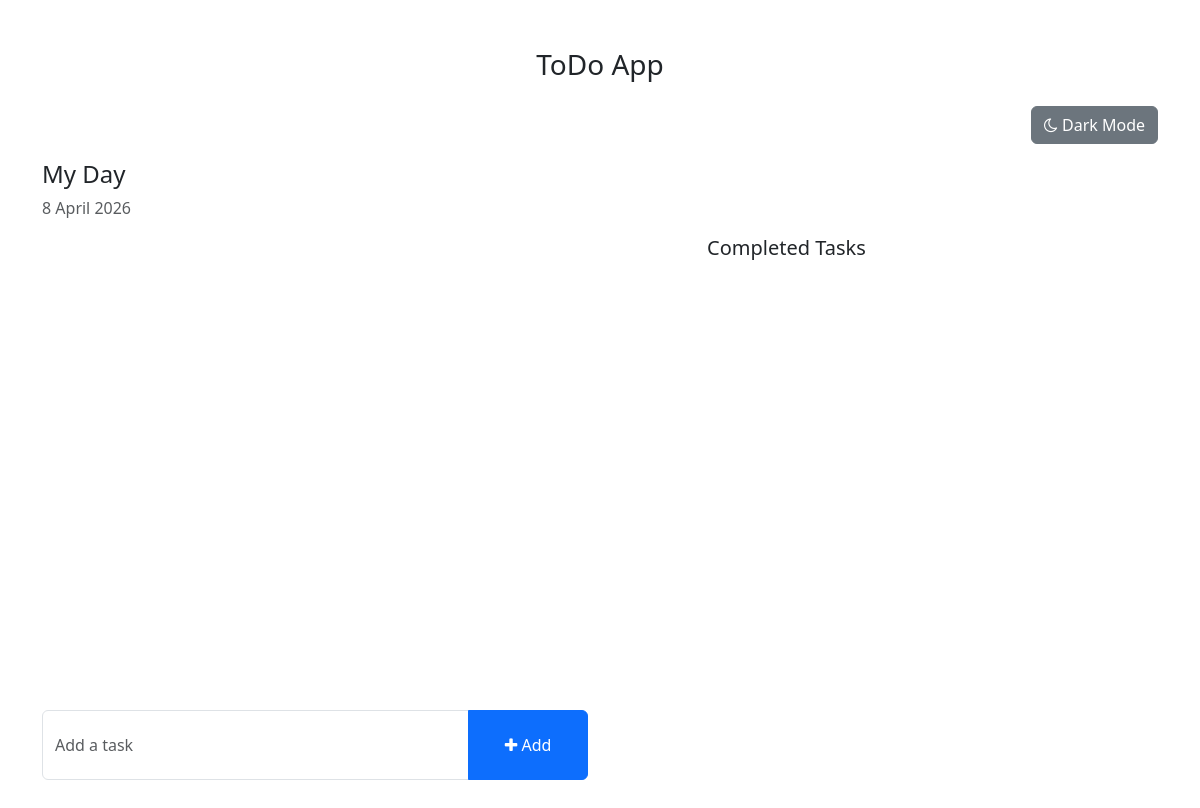
The app's page /, older data.
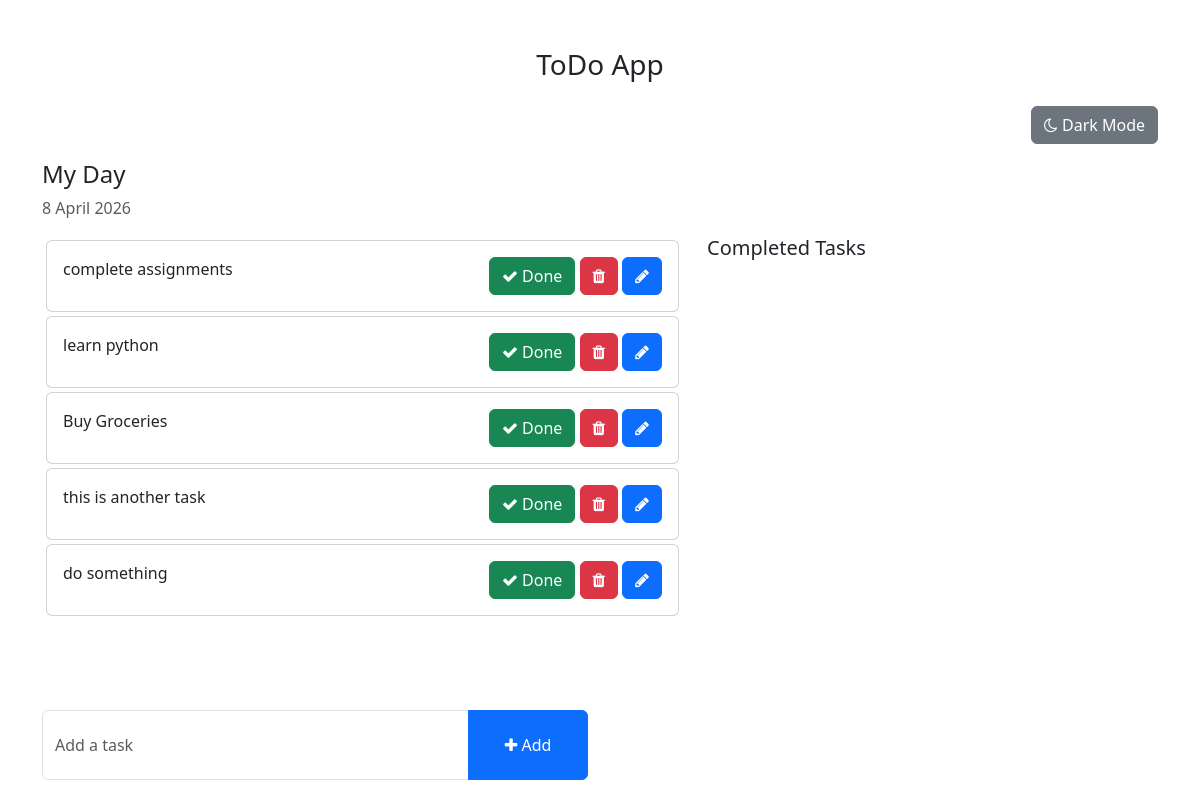
The same page, newer data.
### todo/models.py (models this page shows, shortened)
class Task(models.Model):
    task=models.CharField(max_length=250)
    is_completed=models.BooleanField(default=False)
    created_at=models.DateTimeField(auto_now_add=True)
    updated_at=models.DateTimeField(auto_now=True)

### todo_main/views.py (the view)
# urls.py: 2. Add a URL to urlpatterns:  path('', views.home, name='home')
def home(request):
    task=Task.objects.filter(is_completed=False).order_by('updated_at')
    completed_tasks=Task.objects.filter(is_completed=True)
    context={
        'tasks': task,
        'completed_tasks':completed_tasks,
    }
    return render(request,'home.html',context)

### templates/home.html (shortened to what this page needs)
{% load static %}
<!DOCTYPE html>
<html lang="en">
<head>
    <link href="https://cdn.jsdelivr.net/npm/bootstrap@5.3.0-alpha1/dist/css/bootstrap.min.css" rel="stylesheet">
    <link rel="stylesheet" href="https://cdnjs.cloudflare.com/ajax/libs/font-awesome/4.7.0/css/font-awesome.min.css">
</head>
<body>
    <div class="container">
        <h3 class="pt-5 text-center">ToDo App</h3>
        <div class="text-end pt-3">
            <button id="theme-toggle" class="btn btn-secondary">
            </button>
        </div>
        <div class="row mt-3">
            <h4>My Day</h4>
            <p class="text-muted">{% now "j F Y" %}</p>
            <div class="col-md-7 col-lg-7" style="height: 450px; overflow: scroll;">
                {% for task in tasks %}
                <div class="card m-1">
                    <div class="card-body">
                        {{task.task}}
                        <span style="float: right;">
                            <a href="{% url 'mark_as_done' task.id %}" class="btn btn-success"><i class="fa fa-check"></i> Done</a>
                            <a href="#" class="btn btn-danger" onclick="confirmDelete({{ task.id }}, '{{ task.task|escapejs }}')">
                            <i class="fa fa-trash"></i></a>
                            <a href="{% url 'edit_task' task.id %}" class="btn btn-primary"><i class="fa fa-pencil"></i></a>
                        </span>
                    </div>
                </div>
                {% endfor %}
            </div>
            <div class="col-md-5 col-lg-5">
                <h5>Completed Tasks</h5>
            </div>
        </div>
        <div class="row mt-4 mb-5">
            <div class="col-12 col-md-8 col-lg-6">
                <form action="{% url 'addTask' %}" method="POST">
                    <div class="input-group">
                        <input type="text" name="task" class="form-control" placeholder="Add a task" required>
                        <button type="submit" class="btn btn-primary" style="width: 120px;">
                            <i class="fa fa-plus"></i> Add
                        </button>
                    </div>
                </form>
            </div>
        </div>
    </div>
</body>
</html>

Row changes from the older to the newer data that the page shows:
added Task: task "complete assignments"
added Task: task "learn python"
added Task: task "Buy Groceries"
added Task: task "this is another task"
added Task: task "do something"
